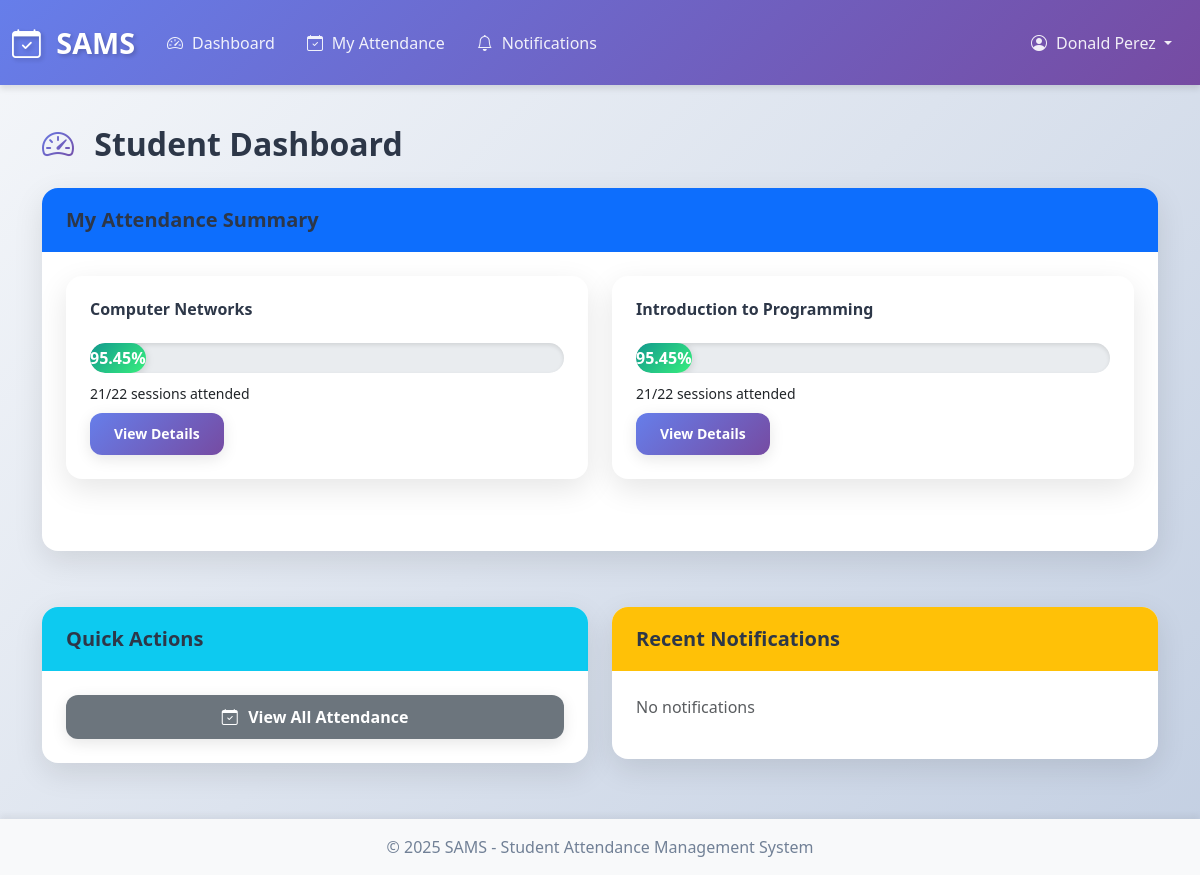
The app's page /student/dashboard (signed in), older data.
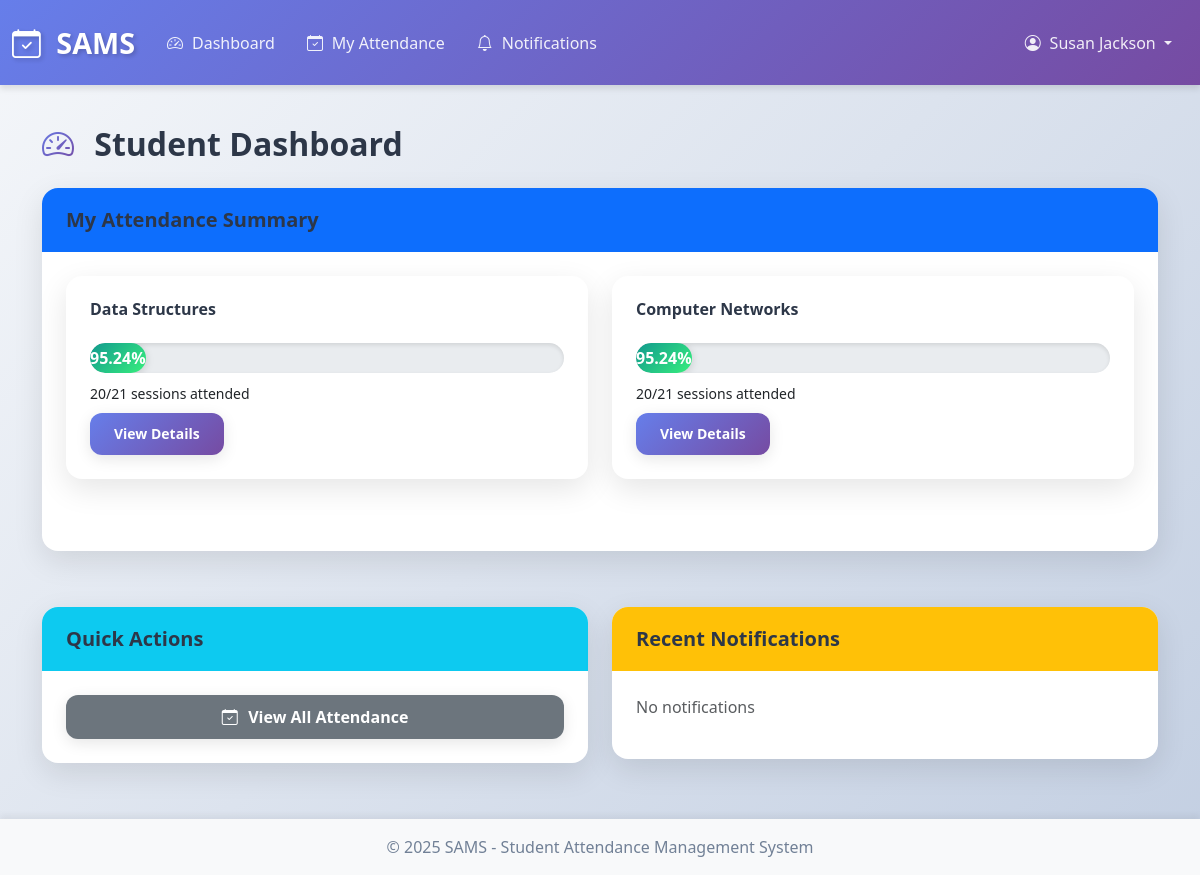
The same page, newer data.
### app.py (models this page shows)
class User(db.Model):
    __tablename__ = 'users'
    id = db.Column(db.Integer, primary_key=True)
    username = db.Column(db.String(80), unique=True, nullable=False)
    email = db.Column(db.String(120), unique=True, nullable=False)
    password_hash = db.Column(db.String(200), nullable=False)
    role = db.Column(db.String(20), nullable=False)
    full_name = db.Column(db.String(100), nullable=False)
    created_at = db.Column(db.DateTime, default=datetime.utcnow)
    is_active = db.Column(db.Boolean, default=True)

class Course(db.Model):
    __tablename__ = 'courses'
    id = db.Column(db.Integer, primary_key=True)
    course_code = db.Column(db.String(20), unique=True, nullable=False)
    course_name = db.Column(db.String(100), nullable=False)
    department = db.Column(db.String(100))
    credits = db.Column(db.Integer)
    year = db.Column(db.Integer)
    semester = db.Column(db.Integer)

### app.py (the view)
@app.route('/student/dashboard')
@role_required('student')
def student_dashboard():
    student = get_current_student()
    if not student:
        return redirect(url_for('login'))
    enrollments = Enrollment.query.filter_by(student_id=student.id).all()
    attendance_summary = []
    for enrollment in enrollments:
        class_obj = enrollment.class_ref
        percentage = calculate_attendance_percentage(student.id, class_obj.id)
        total = Attendance.query.join(AttendanceSession).filter(
            AttendanceSession.class_id == class_obj.id,
            Attendance.student_id == student.id
        ).count()
        present = Attendance.query.join(AttendanceSession).filter(
            AttendanceSession.class_id == class_obj.id,
            Attendance.student_id == student.id,
            Attendance.status.in_(['present', 'late'])
        ).count()
        attendance_summary.append({
            'class': class_obj,
            'total': total,
            'present': present,
            'percentage': percentage
        })
    unread_count = Notification.query.filter_by(
        user_id=session['user_id'],
        is_read=False
    ).count()
    notifications = Notification.query.filter_by(user_id=session['user_id'])\
                                     .order_by(Notification.created_at.desc()).limit(5).all()
    return render_template('student/dashboard.html',
                         student=student,
                         attendance_summary=attendance_summary,
                         notifications=notifications,
                         unread_count=unread_count)

### app.py (called while the page is built)
@app.before_request
def check_session_timeout():
    if 'user_id' in session:
        session.permanent = True
        last_activity = session.get('last_activity')
        if last_activity:
            last_activity_time = datetime.fromisoformat(last_activity)
            if datetime.now() - last_activity_time > timedelta(minutes=30):
                session.clear()
                flash('Your session has expired. Please log in again.', 'warning')
                return redirect(url_for('login'))
        session['last_activity'] = datetime.now().isoformat()

def role_required(*roles):
    def decorator(f):
        @wraps(f)
        def decorated_function(*args, **kwargs):
            if 'user_id' not in session:
                flash('Please log in to access this page.', 'warning')
                return redirect(url_for('login'))
            user = User.query.get(session['user_id'])
            if not user:
                session.clear()
                flash('Your session is invalid. Please log in again.', 'warning')
                return redirect(url_for('login'))
            if user.role not in roles:
                flash('You do not have permission to access this page.', 'danger')
                return redirect(url_for('dashboard'))
            return f(*args, **kwargs)
        return decorated_function
    return decorator

def calculate_attendance_percentage(student_id, class_id=None):
    query = Attendance.query.join(AttendanceSession).filter(
        Attendance.student_id == student_id
    )
    if class_id:
        query = query.filter(AttendanceSession.class_id == class_id)
    total_sessions = query.count()
    present_sessions = query.filter(Attendance.status.in_(['present', 'late'])).count()
    if total_sessions == 0:
        return 0
    return round((present_sessions / total_sessions) * 100, 2)

def get_current_student():
    student = Student.query.filter_by(user_id=session.get('user_id')).first()
    if not student:
        session.clear()
        flash('Student profile not found. Please contact admin.', 'danger')
        return None
    return student

### templates/student/dashboard.html
{% extends "base.html" %}
{% block content %}
<h2><i class="bi bi-speedometer2"></i> Student Dashboard</h2>
<div class="row mb-4">
    <div class="col-md-12">
        <div class="card">
            <div class="card-header bg-primary text-white"><h5 class="mb-0">My Attendance Summary</h5></div>
            <div class="card-body">
                <div class="row">
                {% for item in attendance_summary %}
                    <div class="col-md-6 mb-3">
                        <div class="card">
                            <div class="card-body">
                                <h6>{{ item.class.course.course_name }}</h6>
                                <div class="progress mb-2" style="height: 30px;">
                                    <div class="progress-bar bg-{{ 'success' if item.percentage >= 75 else 'danger' }}" [style.width.%]="item.percentage">
                                        {{ item.percentage }}%
                                    </div>
                                </div>
                                <small>{{ item.present }}/{{ item.total }} sessions attended</small><br>
                                <a href="{{ url_for('student_class_attendance', class_id=item.class.id) }}" class="btn btn-sm btn-primary mt-2">View Details</a>
                            </div>
                        </div>
                    </div>
                {% endfor %}
                </div>
            </div>
        </div>
    </div>
</div>
<div class="row">
    <div class="col-md-6">
        <div class="card">
            <div class="card-header bg-info text-white"><h5 class="mb-0">Quick Actions</h5></div>
            <div class="card-body">
                <a href="{{ url_for('student_attendance') }}" class="btn btn-secondary w-100">
                    <i class="bi bi-calendar-check"></i> View All Attendance
                </a>
            </div>
        </div>
    </div>
    <div class="col-md-6">
        <div class="card">
            <div class="card-header bg-warning text-white"><h5 class="mb-0">Recent Notifications</h5></div>
            <div class="card-body">
                {% for notif in notifications %}
                <div class="alert alert-{{ 'danger' if notif.type == 'low_attendance' else 'info' }} py-2">
                    <strong>{{ notif.title }}</strong><br>
                    <small>{{ notif.message }}</small>
                </div>
                {% else %}
                <p class="text-muted">No notifications</p>
                {% endfor %}
            </div>
        </div>
    </div>
</div>
{% endblock %}

### templates/base.html (shortened to what this page needs)
<!DOCTYPE html>
<html lang="en">
<head>
    <link href="https://cdn.jsdelivr.net/npm/bootstrap@5.3.0/dist/css/bootstrap.min.css" rel="stylesheet">
    <link rel="stylesheet" href="https://cdn.jsdelivr.net/npm/bootstrap-icons@1.10.0/font/bootstrap-icons.css">
    <link rel="stylesheet" href="{{ url_for('static', filename='css/style.css') }}">
</head>
<body>
    {% if session.user_id %}
    <nav class="navbar navbar-expand-lg navbar-dark bg-primary">
        <div class="container-fluid">
            <a class="navbar-brand" href="{{ url_for('dashboard') }}">
                <i class="bi bi-calendar-check"></i> SAMS
            </a>
            <div class="collapse navbar-collapse" id="navbarNav">
                <ul class="navbar-nav me-auto">
                    {% if session.role == 'admin' %}
                    <li class="nav-item">
                        <a class="nav-link" href="{{ url_for('admin_dashboard') }}">
                            <i class="bi bi-speedometer2"></i> Dashboard
                        </a>
                    </li>
                    <li class="nav-item">
                        <a class="nav-link" href="{{ url_for('admin_users') }}">
                            <i class="bi bi-people"></i> Users
                        </a>
                    </li>
                    <li class="nav-item">
                        <a class="nav-link" href="{{ url_for('admin_courses') }}">
                            <i class="bi bi-book"></i> Courses
                        </a>
                    </li>
                    <li class="nav-item">
                        <a class="nav-link" href="{{ url_for('admin_classes') }}">
                            <i class="bi bi-door-open"></i> Classes
                        </a>
                    </li>
                    <li class="nav-item">
                        <a class="nav-link" href="{{ url_for('admin_reports') }}">
                            <i class="bi bi-file-earmark-text"></i> Reports
                        </a>
                    </li>
                    {% elif session.role == 'student' %}
                    <li class="nav-item">
                        <a class="nav-link" href="{{ url_for('student_dashboard') }}">
                            <i class="bi bi-speedometer2"></i> Dashboard
                        </a>
                    </li>
                    <li class="nav-item">
                        <a class="nav-link" href="{{ url_for('student_attendance') }}">
                            <i class="bi bi-calendar-check"></i> My Attendance
                        </a>
                    </li>
                    <li class="nav-item">
                        <a class="nav-link" href="{{ url_for('student_notifications') }}">
                            <i class="bi bi-bell"></i> Notifications
                        </a>
                    </li>
                    {% endif %}
                </ul>
                <ul class="navbar-nav">
                    <li class="nav-item dropdown">
                        <a class="nav-link dropdown-toggle" href="#" id="navbarDropdown" role="button" data-bs-toggle="dropdown">
                            <i class="bi bi-person-circle"></i> {{ session.full_name }}
                        </a>
                    </li>
                </ul>
            </div>
        </div>
    </nav>
    {% endif %}
    <main class="container my-4">
        {% block content %}{% endblock %}
    </main>
    <footer class="footer mt-auto py-3 bg-light">
        <div class="container text-center">
            <span class="text-muted">© 2025 SAMS - Student Attendance Management System</span>
        </div>
    </footer>
</body>
</html>

### static/css/style.css (style rules this page uses)
:root { --primary-gradient: linear-gradient(135deg, #667eea 0%, #764ba2 100%); --success-gradient: linear-gradient(135deg, #11998e 0%, #38ef7d 100%); --info-gradient: linear-gradient(135deg, #2193b0 0%, #6dd5ed 100%); --warning-gradient: linear-gradient(135deg, #f093fb 0%, #f5576c 100%); --danger-gradient: linear-gradient(135deg, #fa709a 0%, #fee140 100%); --dark-gradient: linear-gradient(135deg, #434343 0%, #000000 100%); }
* { margin: 0; padding: 0; box-sizing: border-box; }
body { background: linear-gradient(135deg, #f5f7fa 0%, #c3cfe2 100%); min-height: 100vh; display: flex; flex-direction: column; font-family: 'Segoe UI', Tahoma, Geneva, Verdana, sans-serif; color: #2d3748; }
main { flex: 1; }
.navbar { background: var(--primary-gradient) !important; box-shadow: 0 4px 6px rgba(0,0,0,0.1); padding: 1rem 0; }
.navbar-brand { font-weight: 700; font-size: 1.8rem; color: white !important; text-shadow: 2px 2px 4px rgba(0,0,0,0.2); transition: transform 0.3s ease; }
.navbar-brand i { margin-right: 0.5rem; animation: pulse 2s infinite; }
.nav-link { color: rgba(255,255,255,0.9) !important; font-weight: 500; transition: all 0.3s ease; padding: 0.5rem 1rem !important; border-radius: 0.5rem; }
.nav-link i { margin-right: 0.3rem; }
.card { border: none; border-radius: 1rem; box-shadow: 0 10px 30px rgba(0,0,0,0.1); margin-bottom: 2rem; transition: all 0.3s ease; overflow: hidden; }
.card-header { font-weight: 600; font-size: 1.1rem; border-bottom: none; padding: 1.25rem 1.5rem; }
.card-body { padding: 1.5rem; }
.btn { border-radius: 0.75rem; padding: 0.65rem 1.5rem; font-weight: 600; transition: all 0.3s ease; border: none; box-shadow: 0 4px 15px rgba(0,0,0,0.1); }
.btn-primary { background: var(--primary-gradient); }
.btn i { margin-right: 0.4rem; }
.progress { border-radius: 1rem; height: 2rem; box-shadow: inset 0 2px 4px rgba(0,0,0,0.1); background-color: #e9ecef; }
.progress-bar { border-radius: 1rem; font-weight: 600; font-size: 1rem; line-height: 2rem; box-shadow: 0 2px 8px rgba(0,0,0,0.15); transition: width 0.6s ease; }
.progress-bar.bg-success { background: var(--success-gradient) !important; }
.footer { background: white; padding: 2rem 0; margin-top: 3rem; box-shadow: 0 -4px 6px rgba(0,0,0,0.05); }
.footer .text-muted { color: #718096 !important; font-weight: 500; }
h1, h2, h3, h4, h5, h6 { color: #2d3748; font-weight: 700; margin-bottom: 1.5rem; }
h2 { font-size: 2rem; }
h2 i { margin-right: 0.75rem; background: var(--primary-gradient); -webkit-background-clip: text; -webkit-text-fill-color: transparent; background-clip: text; }

Row changes from the older to the newer data that the page shows:
no longer on this page (row unchanged): Course: class.course.course_name "Introduction to Programming"
changed User: full_name "Donald Perez" → "Susan Jackson"
now on this page (row unchanged): Course: class.course.course_name "Data Structures"
Text that changed along with them:
new list line: "95.24 % 20 / 21 sessions attended View Details"
new list line: "Computer Networks"
list line gone: "Computer Networks"
list line gone: "95.45 % 21 / 22 sessions attended View Details"
